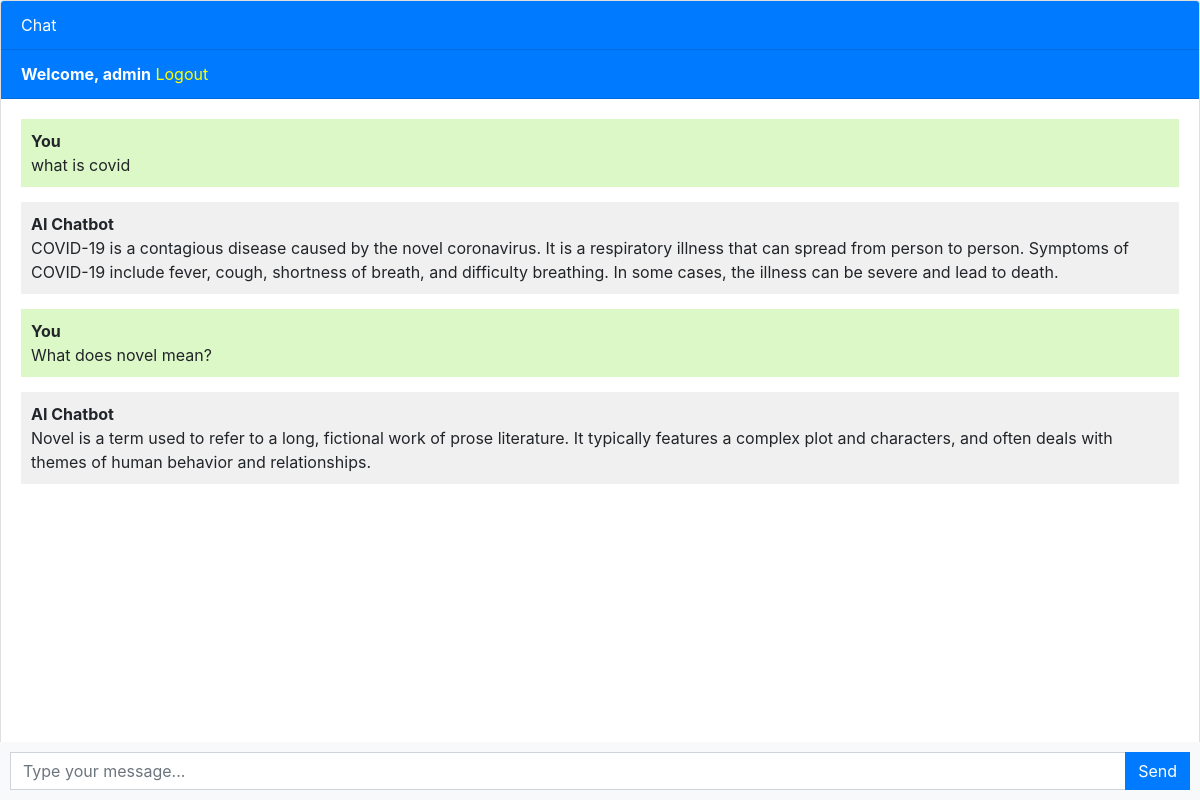
Screenshot of / (signed in) with the database file from the repository.
### chatbot/models.py (models this page shows, shortened)
class Chat(models.Model):
    user = models.ForeignKey(User, on_delete=models.CASCADE)
    message = models.TextField()
    response = models.TextField()
    created_at = models.DateTimeField(auto_now_add=True)

### chatbot/views.py (the view)
# urls.py: path('', views.chatbot, name='chatbot'),
def chatbot(request):
    chats = Chat.objects.filter(user=request.user)
    if request.method == 'POST':
        message = request.POST.get('message')
        response = ask_openai(message)
        chat = Chat(user=request.user, message=message, response=response, created_at=timezone.now)
        chat.save()
        return JsonResponse({'message': message, 'response': response})
    return render(request, 'chatbot.html', {'chats': chats})

### templates/chatbot.html (shortened to what this page needs)
{% extends 'base.html' %}
{% block content %}
<div class="chat-container">
  <div class="card flex-grow-1">
    <div class="card-header bg-primary text-white">Chat</div>
    {% if user.is_authenticated %}
    <div class="card-header bg-primary text-white"><b>Welcome, {{user.username}}</b> <a style="color: yellow" href="logout">Logout</a></div>
    {% else %}
    <div class="card-header bg-primary text-white"><a style="color: yellow" href="login">Login</a>  <a style="color: yellow" href="register">Register</a></div>
    {% endif %}
    <div class="card-body messages-box">
      <ul class="list-unstyled messages-list">
        {% for chat in chats %}
          {% if chat.user == request.user %}
          <li class="message sent">
          <div class="message-text">
            <div class="message-sender">
              <b>You</b>
            </div>
            <div class="message-content">
              {{chat.message}}
            </div>
          </div>
        </li>
        <li class="message received">
          <div class="message-text">
            <div class="message-sender">
              <b>AI Chatbot</b>
            </div>
            <div class="message-content">
              {{chat.response}}
            </div>
          </div>
        </li>
          {% endif %}
        {% endfor %}
      </ul>
    </div>
    <br><br>
    <br><br>
    <br><br>
  </div>
  <form class="message-form">
    <div class="input-group">
      <input type="text" class="form-control message-input" placeholder="Type your message...">
      <div class="input-group-append">
        <button type="submit" class="btn btn-primary btn-send">Send</button>
      </div>
    </div>
  </form>
</div>
{% endblock %}

### templates/base.html (shortened to what this page needs)
<!DOCTYPE html>
<html lang="en">
  <head>
    <link rel="stylesheet" href="https://stackpath.bootstrapcdn.com/bootstrap/4.3.1/css/bootstrap.min.css">
  </head>
  <body>
    {% block content %}{% endblock %}
  </body>
</html>

### templates/chatbot.html (style rules this page uses)
body, html { height: 100%; }
.messages-box { flex: 1; overflow-y: auto; }
.messages-list { padding-left: 0; }
.message { margin-bottom: 15px; list-style: none; }
.message-text { padding: 10px; border-radius: 5px; }
.sent { background-color: #dcf8c6; align-self: flex-end; }
.received { background-color: #f1f0f0; align-self: flex-start; }
.message-form { display: flex; position: fixed; bottom: 0; left: 0; right: 0; padding: 10px; background-color: #f8f9fa; }
.message-input { flex: 1; border-radius: 0; border-right: none; }
.btn-send { border-radius: 0; }
.chat-container { height: 100%; display: flex; flex-direction: column; }

### rows the page displays
Chat: message "what is covid", response "COVID-19 is a contagious disease caused by the novel coronavirus. It is a respiratory illness that can spread from person to person. Symptoms of COVID-19 include fever, cough, shortness of breath, and difficulty breathing. In some cases, the illness can be severe and lead to death."
Chat: message "What does novel mean?", response "Novel is a term used to refer to a long, fictional work of prose literature. It typically features a complex plot and characters, and often deals with themes of human behavior and relationships."

### other values shown
{{ user.username }} "admin"
